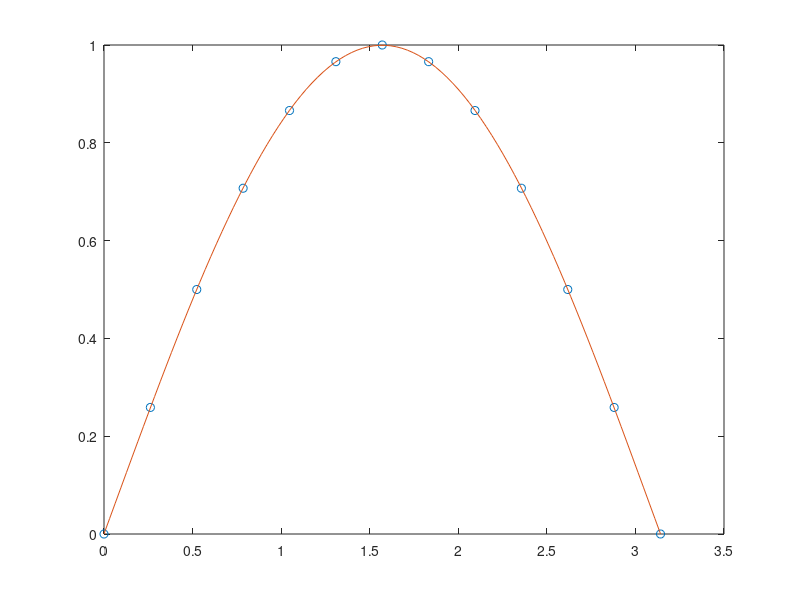
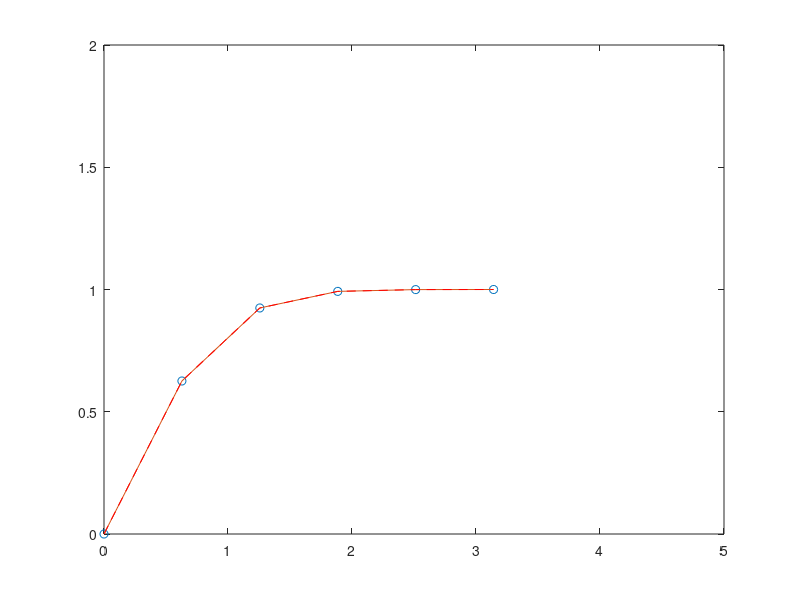

MATLAB code to generate these figures, in order:
n=13; x=linspace(0,pi,n); y=sin(x);
p=polyfit(x,y,5);
x1=linspace(0,pi);y1=polyval(p,x1);
figure, plot(x,y,'o'), hold on, plot(x1,y1), hold off
saveas(gcf,'polysine.jpg')
x = linspace(0,pi,6); y = erf(x);
p = polyfit(x,y,5);
y1 = erf(x); f1 = polyval(p,x);
figure, plot(x,y,'o'), hold on, plot(x,y1,'-'),plot(x,f1,'r--')
axis([0 5 0 2]), hold off
saveas(gcf,'abserr.jpg')